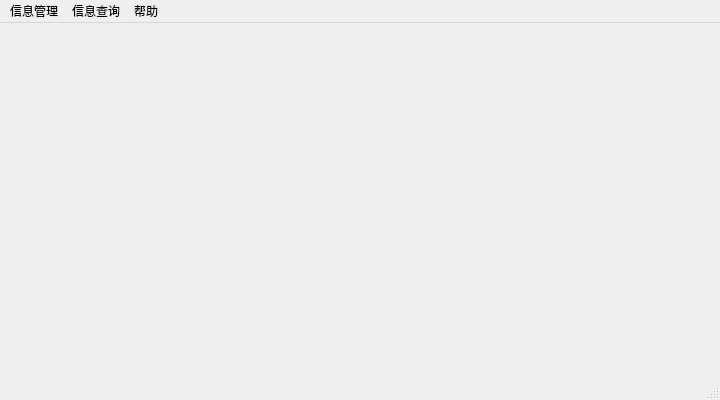
<?xml version="1.0" encoding="UTF-8"?>
<ui version="4.0">
 <class>RootUI</class>
 <widget class="QMainWindow" name="RootUI">
  <property name="geometry">
   <rect>
    <x>0</x>
    <y>0</y>
    <width>720</width>
    <height>400</height>
   </rect>
  </property>
  <property name="minimumSize">
   <size>
    <width>720</width>
    <height>400</height>
   </size>
  </property>
  <property name="maximumSize">
   <size>
    <width>720</width>
    <height>400</height>
   </size>
  </property>
  <property name="windowTitle">
   <string>MainWindow</string>
  </property>
  <property name="styleSheet">
   <string notr="true">border-image: url(:/build-NewMember-Desktop_Qt_5_9_2_MinGW_32bit-Debug/image/MainBackground.png);</string>
  </property>
  <widget class="QWidget" name="centralwidget"/>
  <widget class="QMenuBar" name="menubar">
   <property name="geometry">
    <rect>
     <x>0</x>
     <y>0</y>
     <width>720</width>
     <height>26</height>
    </rect>
   </property>
   <property name="styleSheet">
    <string notr="true">border-image: url(&quot;&quot;);</string>
   </property>
   <widget class="QMenu" name="menu">
    <property name="styleSheet">
     <string notr="true">border-image: url(&quot;&quot;);</string>
    </property>
    <property name="title">
     <string>信息管理</string>
    </property>
    <addaction name="action"/>
    <addaction name="action_2"/>
    <addaction name="action_3"/>
   </widget>
   <widget class="QMenu" name="menu_2">
    <property name="styleSheet">
     <string notr="true">border-image: url(&quot;&quot;);</string>
    </property>
    <property name="title">
     <string>信息查询</string>
    </property>
   </widget>
   <widget class="QMenu" name="menu_3">
    <property name="styleSheet">
     <string notr="true">border-image: url(&quot;&quot;);</string>
    </property>
    <property name="title">
     <string>帮助</string>
    </property>
    <addaction name="action_4"/>
    <addaction name="action_5"/>
    <addaction name="actionbug"/>
    <addaction name="action_6"/>
   </widget>
   <addaction name="menu"/>
   <addaction name="menu_2"/>
   <addaction name="menu_3"/>
  </widget>
  <widget class="QStatusBar" name="statusbar">
   <property name="styleSheet">
    <string notr="true">border-image: url(&quot;&quot;);</string>
   </property>
  </widget>
  <action name="action">
   <property name="text">
    <string>添加信息</string>
   </property>
  </action>
  <action name="action_2">
   <property name="text">
    <string>修改信息</string>
   </property>
  </action>
  <action name="action_3">
   <property name="text">
    <string>删除用户</string>
   </property>
  </action>
  <action name="action_4">
   <property name="text">
    <string>关于软件</string>
   </property>
  </action>
  <action name="action_5">
   <property name="text">
    <string>软件更新</string>
   </property>
  </action>
  <action name="actionbug">
   <property name="text">
    <string>bug提交</string>
   </property>
  </action>
  <action name="action_6">
   <property name="text">
    <string>关于开发者</string>
   </property>
  </action>
 </widget>
 <resources/>
 <connections/>
</ui>
